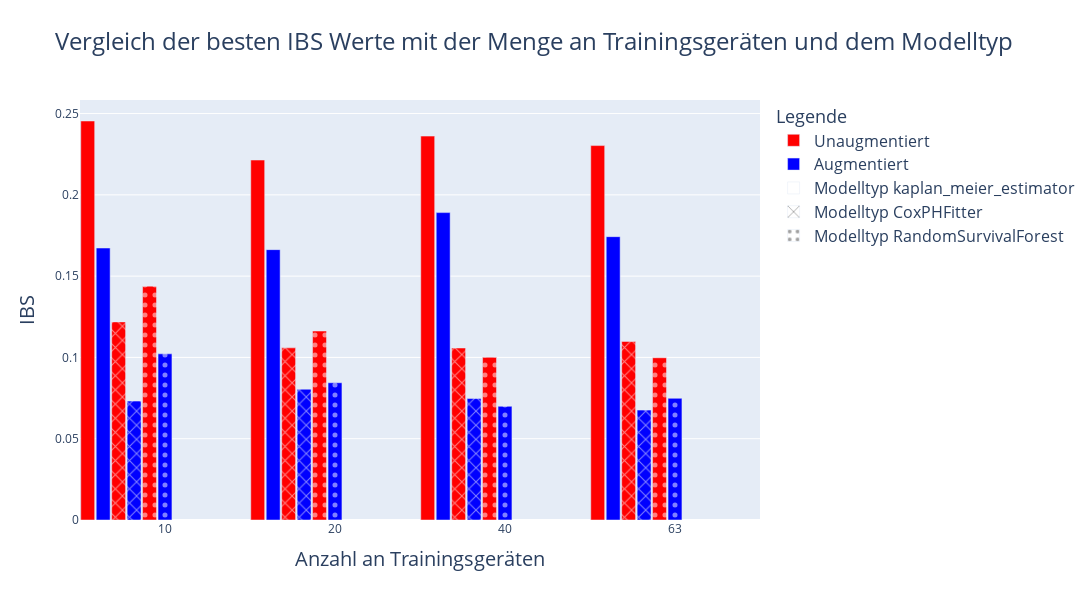
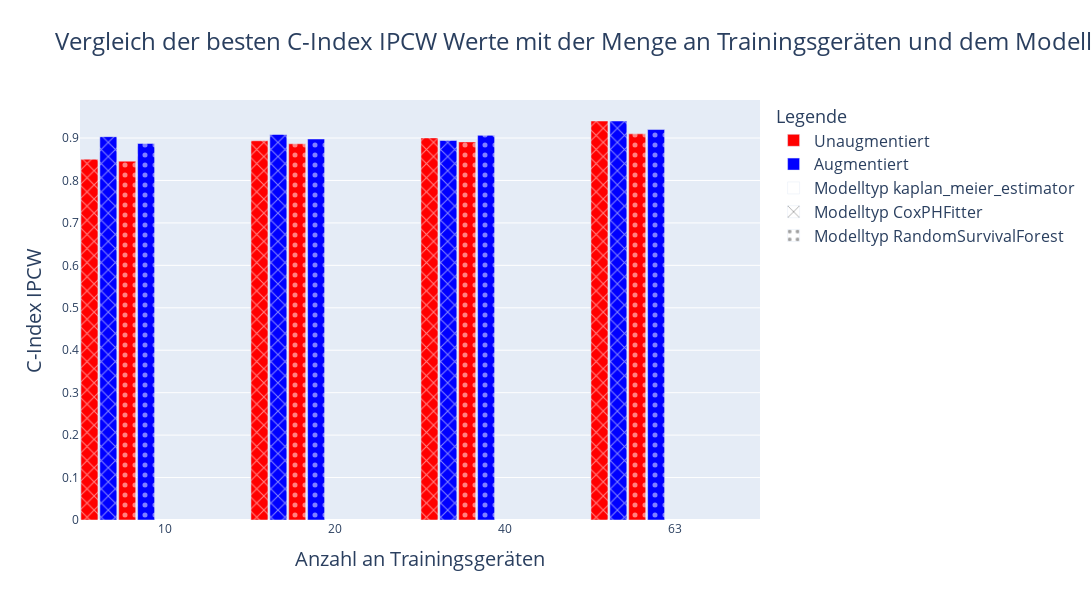

The notebook cell saved with these charts, in order:
### Code cell
# Filtern und Gruppieren der Daten
grouped = cv_df.groupby(['params.n_dev', 'params.n_aug', 'params.model_class'])


for metric in ["metrics.ibs", "metrics.c_index_ipcw"]:
    # Finden der besten Metrikwerte
    if metric == "metrics.ibs":
        best_metric = grouped[metric].min().reset_index()
    else:
        best_metric = grouped[metric].max().reset_index()
        best_metric = best_metric[
            best_metric["params.model_class"] != "kaplan_meier_estimator"
        ]

    # Bar chart erstellen
    fig = go.Figure()

    pattern_styles = {
        "kaplan_meier_estimator": "",
        "CoxPHFitter": "x",
        "RandomSurvivalForest": ".",
    }

    # Iteration über die model_class
    for model_class in pattern_styles.keys():
        # Separieren der Daten in die beiden Bedingungen
        min_metrics_aug_0 = best_metric[
            (best_metric["params.n_aug"] == 0)
            & (best_metric["params.model_class"] == model_class)
        ]
        min_metrics_aug_not_0 = best_metric[
            (best_metric["params.n_aug"] != 0)
            & (best_metric["params.model_class"] == model_class)
        ]

        if metric == "metrics.ibs":
            min_metrics_aug_not_0 = (
                min_metrics_aug_not_0.groupby(["params.n_dev", "params.model_class"])
                .min()
                .reset_index()
            )
        else:
            min_metrics_aug_not_0 = (
                min_metrics_aug_not_0.groupby(["params.n_dev", "params.model_class"])
                .max()
                .reset_index()
            )

        # Bars für params.n_aug == 0
        fig.add_trace(
            go.Bar(
                x=min_metrics_aug_0["params.n_dev"],
                y=min_metrics_aug_0[metric],
                name=f"{model_class} params.n_aug == 0",
                marker_color="red",
                marker_pattern_shape=pattern_styles[model_class],
                showlegend=False,  # Legende deaktivieren
            )
        )

        # Bars für params.n_aug != 0
        fig.add_trace(
            go.Bar(
                x=min_metrics_aug_not_0["params.n_dev"],
                y=min_metrics_aug_not_0[metric],
                name=f"{model_class} params.n_aug != 0",
                marker_color="blue",
                marker_pattern_shape=pattern_styles[model_class],
                showlegend=False,  # Legende deaktivieren
            )
        )

    # Hinzufügen von Dummy-Traces für die Legende
    # Farbenlegende
    fig.add_trace(go.Bar(x=[None], y=[None], name="Unaugmentiert", marker_color="red"))

    fig.add_trace(go.Bar(x=[None], y=[None], name="Augmentiert", marker_color="blue"))

    # Musterlegende
    for model_class, pattern in pattern_styles.items():
        fig.add_trace(
            go.Bar(
                x=[None],
                y=[None],
                name=f"Modelltyp {model_class}",
                marker_color="white",
                marker_pattern_shape=pattern,
            )
        )

    # Layout anpassen
    fig.update_layout(
        title=dict(
            text=f"Vergleich der besten {'IBS' if 'ibs' in metric else 'C-Index IPCW'} Werte mit der Menge an Trainingsgeräten und dem Modelltyp",
            font=dict(size=24),  # Adjust the size as needed
        ),
        xaxis_title="params.n_dev",
        yaxis_title=metric,
        barmode="group",
        legend_title=dict(text="Legende", font=dict(size=18)),
        legend=dict(font=dict(size=16)),  # Adjust the size as needed
        width=1200,
        height=600,
        bargap=0,
        bargroupgap=0.1,
    )
    fig.update_xaxes(
        title=dict(text="Anzahl an Trainingsgeräten", font=dict(size=20)),
    )
    if metric == "metrics.ibs":
        fig.update_yaxes(title=dict(text="IBS", font=dict(size=20)))
    else:
        fig.update_yaxes(title=dict(text="C-Index IPCW", font=dict(size=20)))

    # Plot anzeigen
    fig.show()

### Figure 1 — Plotly figure (JSON) as saved in the notebook; plotly's stock layout.template omitted (floating-point values rounded to 4 significant figures)
{"data": [{"marker": {"color": "red", "pattern": {"shape": ""}}, "name": "kaplan_meier_estimator params.n_aug == 0", "showlegend": false, "type": "bar", "x": ["10", "20", "40", "63"], "y": [0.2454, 0.2214, 0.2361, 0.2303]}, {"marker": {"color": "blue", "pattern": {"shape": ""}}, "name": "kaplan_meier_estimator params.n_aug != 0", "showlegend": false, "type": "bar", "x": ["10", "20", "40", "63"], "y": [0.1673, 0.1663, 0.1891, 0.1743]}, {"marker": {"color": "red", "pattern": {"shape": "x"}}, "name": "CoxPHFitter params.n_aug == 0", "showlegend": false, "type": "bar", "x": ["10", "20", "40", "63"], "y": [0.1219, 0.1059, 0.1058, 0.1099]}, {"marker": {"color": "blue", "pattern": {"shape": "x"}}, "name": "CoxPHFitter params.n_aug != 0", "showlegend": false, "type": "bar", "x": ["10", "20", "40", "63"], "y": [0.07314, 0.08045, 0.0747, 0.06759]}, {"marker": {"color": "red", "pattern": {"shape": "."}}, "name": "RandomSurvivalForest params.n_aug == 0", "showlegend": false, "type": "bar", "x": ["10", "20", "40", "63"], "y": [0.1439, 0.1162, 0.1001, 0.09978]}, {"marker": {"color": "blue", "pattern": {"shape": "."}}, "name": "RandomSurvivalForest params.n_aug != 0", "showlegend": false, "type": "bar", "x": ["10", "20", "40", "63"], "y": [0.1022, 0.08443, 0.06993, 0.07485]}, {"marker": {"color": "red"}, "name": "Unaugmentiert", "type": "bar", "x": [null], "y": [null]}, {"marker": {"color": "blue"}, "name": "Augmentiert", "type": "bar", "x": [null], "y": [null]}, {"marker": {"color": "white", "pattern": {"shape": ""}}, "name": "Modelltyp kaplan_meier_estimator", "type": "bar", "x": [null], "y": [null]}, {"marker": {"color": "white", "pattern": {"shape": "x"}}, "name": "Modelltyp CoxPHFitter", "type": "bar", "x": [null], "y": [null]}, {"marker": {"color": "white", "pattern": {"shape": "."}}, "name": "Modelltyp RandomSurvivalForest", "type": "bar", "x": [null], "y": [null]}], "layout": {"bargap": 0, "bargroupgap": 0.1, "barmode": "group", "height": 600, "legend": {"font": {"size": 16}, "title": {"font": {"size": 18}, "text": "Legende"}}, "title": {"font": {"size": 24}, "text": "Vergleich der besten IBS Werte mit der Menge an Trainingsgeräten und dem Modelltyp"}, "width": 1200, "xaxis": {"title": {"font": {"size": 20}, "text": "Anzahl an Trainingsgeräten"}}, "yaxis": {"title": {"font": {"size": 20}, "text": "IBS"}}}}

### Figure 2 — Plotly figure (JSON) as saved in the notebook; plotly's stock layout.template omitted (floating-point values rounded to 4 significant figures)
{"data": [{"marker": {"color": "red", "pattern": {"shape": ""}}, "name": "kaplan_meier_estimator params.n_aug == 0", "showlegend": false, "type": "bar", "x": [], "y": []}, {"marker": {"color": "blue", "pattern": {"shape": ""}}, "name": "kaplan_meier_estimator params.n_aug != 0", "showlegend": false, "type": "bar", "x": [], "y": []}, {"marker": {"color": "red", "pattern": {"shape": "x"}}, "name": "CoxPHFitter params.n_aug == 0", "showlegend": false, "type": "bar", "x": ["10", "20", "40", "63"], "y": [0.8501, 0.8935, 0.9002, 0.9401]}, {"marker": {"color": "blue", "pattern": {"shape": "x"}}, "name": "CoxPHFitter params.n_aug != 0", "showlegend": false, "type": "bar", "x": ["10", "20", "40", "63"], "y": [0.9032, 0.9083, 0.8943, 0.9401]}, {"marker": {"color": "red", "pattern": {"shape": "."}}, "name": "RandomSurvivalForest params.n_aug == 0", "showlegend": false, "type": "bar", "x": ["10", "20", "40", "63"], "y": [0.8455, 0.8865, 0.8909, 0.9098]}, {"marker": {"color": "blue", "pattern": {"shape": "."}}, "name": "RandomSurvivalForest params.n_aug != 0", "showlegend": false, "type": "bar", "x": ["10", "20", "40", "63"], "y": [0.8873, 0.8977, 0.9062, 0.92]}, {"marker": {"color": "red"}, "name": "Unaugmentiert", "type": "bar", "x": [null], "y": [null]}, {"marker": {"color": "blue"}, "name": "Augmentiert", "type": "bar", "x": [null], "y": [null]}, {"marker": {"color": "white", "pattern": {"shape": ""}}, "name": "Modelltyp kaplan_meier_estimator", "type": "bar", "x": [null], "y": [null]}, {"marker": {"color": "white", "pattern": {"shape": "x"}}, "name": "Modelltyp CoxPHFitter", "type": "bar", "x": [null], "y": [null]}, {"marker": {"color": "white", "pattern": {"shape": "."}}, "name": "Modelltyp RandomSurvivalForest", "type": "bar", "x": [null], "y": [null]}], "layout": {"bargap": 0, "bargroupgap": 0.1, "barmode": "group", "height": 600, "legend": {"font": {"size": 16}, "title": {"font": {"size": 18}, "text": "Legende"}}, "title": {"font": {"size": 24}, "text": "Vergleich der besten C-Index IPCW Werte mit der Menge an Trainingsgeräten und dem Modelltyp"}, "width": 1200, "xaxis": {"title": {"font": {"size": 20}, "text": "Anzahl an Trainingsgeräten"}}, "yaxis": {"title": {"font": {"size": 20}, "text": "C-Index IPCW"}}}}
